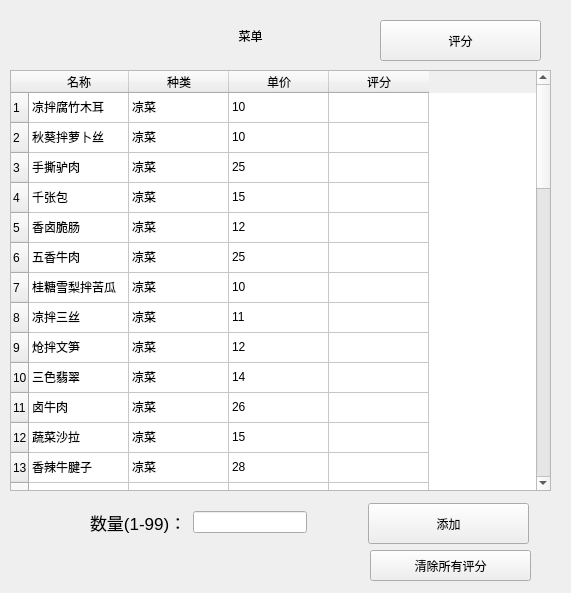
<?xml version="1.0" encoding="UTF-8"?>
<ui version="4.0">
 <class>foodmenu</class>
 <widget class="QWidget" name="foodmenu">
  <property name="geometry">
   <rect>
    <x>0</x>
    <y>0</y>
    <width>571</width>
    <height>593</height>
   </rect>
  </property>
  <property name="windowTitle">
   <string>Form</string>
  </property>
  <widget class="QLabel" name="label">
   <property name="geometry">
    <rect>
     <x>10</x>
     <y>10</y>
     <width>481</width>
     <height>51</height>
    </rect>
   </property>
   <property name="styleSheet">
    <string notr="true">font: 75 18pt &quot;Adobe Devanagari&quot;;
color:rgb(0, 0, 0);</string>
   </property>
   <property name="text">
    <string>菜单</string>
   </property>
   <property name="alignment">
    <set>Qt::AlignCenter</set>
   </property>
  </widget>
  <widget class="QTableWidget" name="menulist">
   <property name="geometry">
    <rect>
     <x>10</x>
     <y>70</y>
     <width>541</width>
     <height>421</height>
    </rect>
   </property>
   <property name="font">
    <font>
     <pointsize>9</pointsize>
    </font>
   </property>
   <property name="layoutDirection">
    <enum>Qt::LeftToRight</enum>
   </property>
   <property name="styleSheet">
    <string notr="true"/>
   </property>
   <property name="horizontalScrollBarPolicy">
    <enum>Qt::ScrollBarAlwaysOff</enum>
   </property>
   <property name="editTriggers">
    <set>QAbstractItemView::NoEditTriggers</set>
   </property>
   <property name="selectionMode">
    <enum>QAbstractItemView::SingleSelection</enum>
   </property>
   <property name="selectionBehavior">
    <enum>QAbstractItemView::SelectRows</enum>
   </property>
   <property name="textElideMode">
    <enum>Qt::ElideRight</enum>
   </property>
   <property name="horizontalScrollMode">
    <enum>QAbstractItemView::ScrollPerItem</enum>
   </property>
   <property name="rowCount">
    <number>49</number>
   </property>
   <row/>
   <row/>
   <row/>
   <row/>
   <row/>
   <row/>
   <row/>
   <row/>
   <row/>
   <row/>
   <row/>
   <row/>
   <row/>
   <row/>
   <row/>
   <row/>
   <row/>
   <row/>
   <row/>
   <row/>
   <row/>
   <row/>
   <row/>
   <row/>
   <row/>
   <row/>
   <row/>
   <row/>
   <row/>
   <row/>
   <row/>
   <row/>
   <row/>
   <row/>
   <row/>
   <row/>
   <row/>
   <row/>
   <row/>
   <row/>
   <row/>
   <row/>
   <row/>
   <row/>
   <row/>
   <row/>
   <row/>
   <row/>
   <row/>
   <column>
    <property name="text">
     <string>名称</string>
    </property>
   </column>
   <column>
    <property name="text">
     <string>种类</string>
    </property>
   </column>
   <column>
    <property name="text">
     <string>单价</string>
    </property>
   </column>
   <column>
    <property name="text">
     <string>评分</string>
    </property>
   </column>
   <item row="0" column="0">
    <property name="text">
     <string>凉拌腐竹木耳</string>
    </property>
   </item>
   <item row="0" column="1">
    <property name="text">
     <string>凉菜</string>
    </property>
    <property name="textAlignment">
     <set>AlignLeading|AlignVCenter</set>
    </property>
   </item>
   <item row="0" column="2">
    <property name="text">
     <string>10</string>
    </property>
   </item>
   <item row="1" column="0">
    <property name="text">
     <string>秋葵拌萝卜丝</string>
    </property>
   </item>
   <item row="1" column="1">
    <property name="text">
     <string>凉菜</string>
    </property>
   </item>
   <item row="1" column="2">
    <property name="text">
     <string>10</string>
    </property>
   </item>
   <item row="2" column="0">
    <property name="text">
     <string>手撕驴肉</string>
    </property>
   </item>
   <item row="2" column="1">
    <property name="text">
     <string>凉菜</string>
    </property>
   </item>
   <item row="2" column="2">
    <property name="text">
     <string>25</string>
    </property>
   </item>
   <item row="3" column="0">
    <property name="text">
     <string>千张包</string>
    </property>
   </item>
   <item row="3" column="1">
    <property name="text">
     <string>凉菜</string>
    </property>
   </item>
   <item row="3" column="2">
    <property name="text">
     <string>15</string>
    </property>
   </item>
   <item row="4" column="0">
    <property name="text">
     <string>香卤脆肠</string>
    </property>
   </item>
   <item row="4" column="1">
    <property name="text">
     <string>凉菜</string>
    </property>
   </item>
   <item row="4" column="2">
    <property name="text">
     <string>12</string>
    </property>
   </item>
   <item row="5" column="0">
    <property name="text">
     <string>五香牛肉</string>
    </property>
   </item>
   <item row="5" column="1">
    <property name="text">
     <string>凉菜</string>
    </property>
   </item>
   <item row="5" column="2">
    <property name="text">
     <string>25</string>
    </property>
   </item>
   <item row="6" column="0">
    <property name="text">
     <string>桂糖雪梨拌苦瓜</string>
    </property>
   </item>
   <item row="6" column="1">
    <property name="text">
     <string>凉菜</string>
    </property>
   </item>
   <item row="6" column="2">
    <property name="text">
     <string>10</string>
    </property>
   </item>
   <item row="7" column="0">
    <property name="text">
     <string>凉拌三丝</string>
    </property>
   </item>
   <item row="7" column="1">
    <property name="text">
     <string>凉菜</string>
    </property>
   </item>
   <item row="7" column="2">
    <property name="text">
     <string>11</string>
    </property>
   </item>
   <item row="8" column="0">
    <property name="text">
     <string>炝拌文笋</string>
    </property>
   </item>
   <item row="8" column="1">
    <property name="text">
     <string>凉菜</string>
    </property>
   </item>
   <item row="8" column="2">
    <property name="text">
     <string>12</string>
    </property>
   </item>
   <item row="9" column="0">
    <property name="text">
     <string>三色翡翠</string>
    </property>
   </item>
   <item row="9" column="1">
    <property name="text">
     <string>凉菜</string>
    </property>
   </item>
   <item row="9" column="2">
    <property name="text">
     <string>14</string>
    </property>
   </item>
   <item row="10" column="0">
    <property name="text">
     <string>卤牛肉</string>
    </property>
   </item>
   <item row="10" column="1">
    <property name="text">
     <string>凉菜</string>
    </property>
   </item>
   <item row="10" column="2">
    <property name="text">
     <string>26</string>
    </property>
   </item>
   <item row="11" column="0">
    <property name="text">
     <string>蔬菜沙拉</string>
    </property>
   </item>
   <item row="11" column="1">
    <property name="text">
     <string>凉菜</string>
    </property>
   </item>
   <item row="11" column="2">
    <property name="text">
     <string>15</string>
    </property>
   </item>
   <item row="12" column="0">
    <property name="text">
     <string>香辣牛腱子</string>
    </property>
   </item>
   <item row="12" column="1">
    <property name="text">
     <string>凉菜</string>
    </property>
   </item>
   <item row="12" column="2">
    <property name="text">
     <string>28</string>
    </property>
   </item>
   <item row="13" column="0">
    <property name="text">
     <string>甜虾刺身</string>
    </property>
   </item>
   <item row="13" column="1">
    <property name="text">
     <string>凉菜</string>
    </property>
   </item>
   <item row="13" column="2">
    <property name="text">
     <string>22</string>
    </property>
   </item>
   <item row="14" column="0">
    <property name="text">
     <string>翡翠白玉卷</string>
    </property>
   </item>
   <item row="14" column="1">
    <property name="text">
     <string>热菜</string>
    </property>
   </item>
   <item row="14" column="2">
    <property name="text">
     <string>30</string>
    </property>
   </item>
   <item row="15" column="0">
    <property name="text">
     <string>花雕醉鸡</string>
    </property>
   </item>
   <item row="15" column="1">
    <property name="text">
     <string>热菜</string>
    </property>
   </item>
   <item row="15" column="2">
    <property name="text">
     <string>45</string>
    </property>
   </item>
   <item row="16" column="0">
    <property name="text">
     <string>辣子鸡</string>
    </property>
   </item>
   <item row="16" column="1">
    <property name="text">
     <string>热菜</string>
    </property>
   </item>
   <item row="16" column="2">
    <property name="text">
     <string>40</string>
    </property>
   </item>
   <item row="17" column="0">
    <property name="text">
     <string>糖醋里脊</string>
    </property>
   </item>
   <item row="17" column="1">
    <property name="text">
     <string>热菜</string>
    </property>
   </item>
   <item row="17" column="2">
    <property name="text">
     <string>40</string>
    </property>
   </item>
   <item row="18" column="0">
    <property name="text">
     <string>红烧牛肉</string>
    </property>
   </item>
   <item row="18" column="1">
    <property name="text">
     <string>热菜</string>
    </property>
   </item>
   <item row="18" column="2">
    <property name="text">
     <string>60</string>
    </property>
   </item>
   <item row="19" column="0">
    <property name="text">
     <string>椒盐蒜香鸡翅</string>
    </property>
   </item>
   <item row="19" column="1">
    <property name="text">
     <string>热菜</string>
    </property>
   </item>
   <item row="19" column="2">
    <property name="text">
     <string>35</string>
    </property>
   </item>
   <item row="20" column="0">
    <property name="text">
     <string>开水白菜</string>
    </property>
   </item>
   <item row="20" column="1">
    <property name="text">
     <string>热菜</string>
    </property>
   </item>
   <item row="20" column="2">
    <property name="text">
     <string>30</string>
    </property>
   </item>
   <item row="21" column="0">
    <property name="text">
     <string>香芋扣肉</string>
    </property>
   </item>
   <item row="21" column="1">
    <property name="text">
     <string>热菜</string>
    </property>
   </item>
   <item row="21" column="2">
    <property name="text">
     <string>45</string>
    </property>
   </item>
   <item row="22" column="0">
    <property name="text">
     <string>东坡肉</string>
    </property>
   </item>
   <item row="22" column="1">
    <property name="text">
     <string>热菜</string>
    </property>
   </item>
   <item row="22" column="2">
    <property name="text">
     <string>60</string>
    </property>
   </item>
   <item row="23" column="0">
    <property name="text">
     <string>蟹粉狮子头</string>
    </property>
   </item>
   <item row="23" column="1">
    <property name="text">
     <string>热菜</string>
    </property>
   </item>
   <item row="23" column="2">
    <property name="text">
     <string>60</string>
    </property>
   </item>
   <item row="24" column="0">
    <property name="text">
     <string>水煮肉片</string>
    </property>
   </item>
   <item row="24" column="1">
    <property name="text">
     <string>热菜</string>
    </property>
   </item>
   <item row="24" column="2">
    <property name="text">
     <string>50</string>
    </property>
   </item>
   <item row="25" column="0">
    <property name="text">
     <string>酸汤肥牛</string>
    </property>
   </item>
   <item row="25" column="1">
    <property name="text">
     <string>热菜</string>
    </property>
   </item>
   <item row="25" column="2">
    <property name="text">
     <string>50</string>
    </property>
   </item>
   <item row="26" column="0">
    <property name="text">
     <string>酱烧三道鳞</string>
    </property>
   </item>
   <item row="26" column="1">
    <property name="text">
     <string>热菜</string>
    </property>
   </item>
   <item row="26" column="2">
    <property name="text">
     <string>49</string>
    </property>
   </item>
   <item row="27" column="0">
    <property name="text">
     <string>香菇酿肉</string>
    </property>
   </item>
   <item row="27" column="1">
    <property name="text">
     <string>热菜</string>
    </property>
   </item>
   <item row="27" column="2">
    <property name="text">
     <string>50</string>
    </property>
   </item>
   <item row="28" column="0">
    <property name="text">
     <string>香煎红膏蟹</string>
    </property>
   </item>
   <item row="28" column="1">
    <property name="text">
     <string>热菜</string>
    </property>
   </item>
   <item row="28" column="2">
    <property name="text">
     <string>52</string>
    </property>
   </item>
   <item row="29" column="0">
    <property name="text">
     <string>椒盐龙虾</string>
    </property>
   </item>
   <item row="29" column="1">
    <property name="text">
     <string>热菜</string>
    </property>
   </item>
   <item row="29" column="2">
    <property name="text">
     <string>55</string>
    </property>
   </item>
   <item row="30" column="0">
    <property name="text">
     <string>糟香烤猪排</string>
    </property>
   </item>
   <item row="30" column="1">
    <property name="text">
     <string>热菜</string>
    </property>
   </item>
   <item row="30" column="2">
    <property name="text">
     <string>55</string>
    </property>
   </item>
   <item row="31" column="0">
    <property name="text">
     <string>蒜蓉粉丝蒸鲍鱼</string>
    </property>
   </item>
   <item row="31" column="1">
    <property name="text">
     <string>热菜</string>
    </property>
   </item>
   <item row="31" column="2">
    <property name="text">
     <string>60</string>
    </property>
   </item>
   <item row="32" column="0">
    <property name="text">
     <string>虎头鸡块</string>
    </property>
   </item>
   <item row="32" column="1">
    <property name="text">
     <string>热菜</string>
    </property>
   </item>
   <item row="32" column="2">
    <property name="text">
     <string>39</string>
    </property>
   </item>
   <item row="33" column="0">
    <property name="text">
     <string>鲜菇杂菌浓汤</string>
    </property>
   </item>
   <item row="33" column="1">
    <property name="text">
     <string>汤</string>
    </property>
   </item>
   <item row="33" column="2">
    <property name="text">
     <string>20</string>
    </property>
   </item>
   <item row="34" column="0">
    <property name="text">
     <string>苦瓜煲鸭壳汤</string>
    </property>
   </item>
   <item row="34" column="1">
    <property name="text">
     <string>汤</string>
    </property>
   </item>
   <item row="34" column="2">
    <property name="text">
     <string>35</string>
    </property>
   </item>
   <item row="35" column="0">
    <property name="text">
     <string>煲鸡汤</string>
    </property>
   </item>
   <item row="35" column="1">
    <property name="text">
     <string>汤</string>
    </property>
   </item>
   <item row="35" column="2">
    <property name="text">
     <string>40</string>
    </property>
   </item>
   <item row="36" column="0">
    <property name="text">
     <string>煲鸭汤</string>
    </property>
   </item>
   <item row="36" column="1">
    <property name="text">
     <string>汤</string>
    </property>
   </item>
   <item row="36" column="2">
    <property name="text">
     <string>45</string>
    </property>
   </item>
   <item row="37" column="0">
    <property name="text">
     <string>冬瓜花蛤汤</string>
    </property>
   </item>
   <item row="37" column="1">
    <property name="text">
     <string>汤</string>
    </property>
   </item>
   <item row="37" column="2">
    <property name="text">
     <string>55</string>
    </property>
   </item>
   <item row="38" column="0">
    <property name="text">
     <string>排骨汤</string>
    </property>
   </item>
   <item row="38" column="1">
    <property name="text">
     <string>汤</string>
    </property>
   </item>
   <item row="38" column="2">
    <property name="text">
     <string>50</string>
    </property>
   </item>
   <item row="39" column="0">
    <property name="text">
     <string>羊肉汤</string>
    </property>
   </item>
   <item row="39" column="1">
    <property name="text">
     <string>汤</string>
    </property>
   </item>
   <item row="39" column="2">
    <property name="text">
     <string>55</string>
    </property>
   </item>
   <item row="40" column="0">
    <property name="text">
     <string>南瓜羹</string>
    </property>
   </item>
   <item row="40" column="1">
    <property name="text">
     <string>汤</string>
    </property>
   </item>
   <item row="40" column="2">
    <property name="text">
     <string>20</string>
    </property>
   </item>
   <item row="41" column="0">
    <property name="text">
     <string>香草蛋奶糕</string>
    </property>
   </item>
   <item row="41" column="1">
    <property name="text">
     <string>甜点</string>
    </property>
   </item>
   <item row="41" column="2">
    <property name="text">
     <string>30</string>
    </property>
   </item>
   <item row="42" column="0">
    <property name="text">
     <string>马蹄糕</string>
    </property>
   </item>
   <item row="42" column="1">
    <property name="text">
     <string>甜点</string>
    </property>
   </item>
   <item row="42" column="2">
    <property name="text">
     <string>30</string>
    </property>
   </item>
   <item row="43" column="0">
    <property name="text">
     <string>大枣豆沙发糕</string>
    </property>
   </item>
   <item row="43" column="1">
    <property name="text">
     <string>甜点</string>
    </property>
   </item>
   <item row="43" column="2">
    <property name="text">
     <string>30</string>
    </property>
   </item>
   <item row="44" column="0">
    <property name="text">
     <string>猪肉包</string>
    </property>
   </item>
   <item row="44" column="1">
    <property name="text">
     <string>甜点</string>
    </property>
   </item>
   <item row="44" column="2">
    <property name="text">
     <string>20</string>
    </property>
   </item>
   <item row="45" column="0">
    <property name="text">
     <string>梅干菜包</string>
    </property>
   </item>
   <item row="45" column="1">
    <property name="text">
     <string>甜点</string>
    </property>
   </item>
   <item row="45" column="2">
    <property name="text">
     <string>20</string>
    </property>
   </item>
   <item row="46" column="0">
    <property name="text">
     <string>青菜包</string>
    </property>
   </item>
   <item row="46" column="1">
    <property name="text">
     <string>甜点</string>
    </property>
   </item>
   <item row="46" column="2">
    <property name="text">
     <string>20</string>
    </property>
   </item>
   <item row="47" column="0">
    <property name="text">
     <string>烧麦</string>
    </property>
   </item>
   <item row="47" column="1">
    <property name="text">
     <string>甜点</string>
    </property>
   </item>
   <item row="47" column="2">
    <property name="text">
     <string>20</string>
    </property>
   </item>
   <item row="48" column="0">
    <property name="text">
     <string>蒸饺</string>
    </property>
   </item>
   <item row="48" column="1">
    <property name="text">
     <string>甜点</string>
    </property>
   </item>
   <item row="48" column="2">
    <property name="text">
     <string>20</string>
    </property>
   </item>
  </widget>
  <widget class="QPushButton" name="pushButton">
   <property name="geometry">
    <rect>
     <x>368</x>
     <y>503</y>
     <width>161</width>
     <height>41</height>
    </rect>
   </property>
   <property name="text">
    <string>添加</string>
   </property>
  </widget>
  <widget class="QPushButton" name="pushButton_2">
   <property name="geometry">
    <rect>
     <x>380</x>
     <y>20</y>
     <width>161</width>
     <height>41</height>
    </rect>
   </property>
   <property name="text">
    <string>评分</string>
   </property>
  </widget>
  <widget class="QPushButton" name="pushButton_3">
   <property name="geometry">
    <rect>
     <x>370</x>
     <y>550</y>
     <width>161</width>
     <height>31</height>
    </rect>
   </property>
   <property name="text">
    <string>清除所有评分</string>
   </property>
  </widget>
  <widget class="QWidget" name="">
   <property name="geometry">
    <rect>
     <x>90</x>
     <y>510</y>
     <width>217</width>
     <height>25</height>
    </rect>
   </property>
   <layout class="QHBoxLayout" name="horizontalLayout">
    <item>
     <widget class="QLabel" name="label_2">
      <property name="font">
       <font>
        <pointsize>13</pointsize>
       </font>
      </property>
      <property name="text">
       <string>数量(1-99)：</string>
      </property>
     </widget>
    </item>
    <item>
     <widget class="QLineEdit" name="countedit"/>
    </item>
   </layout>
  </widget>
 </widget>
 <resources/>
 <connections/>
</ui>
